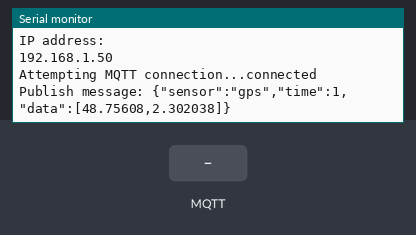
Simulated run of this program. Board: ESP32. Parts: the last lines printed to the serial monitor. The test bench sets the inputs (shaded band). WiFi joins after 1.5 s; servers stay silent unless stated; random numbers use the default seed unless the program sets one; no MQTT or app messages arrive unless stated.

Above: at 2.7 s.
2.8 s: MQTT message "1" arrives on the first subscribed topic
At 3.4 s:
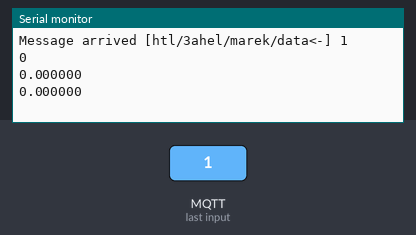
4.3 s: MQTT message "on" arrives on the first subscribed topic
At 5.5 s:
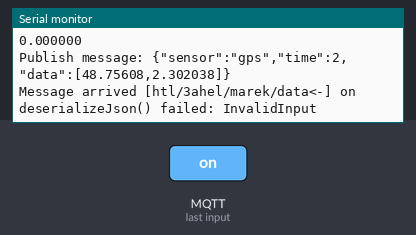
5.8 s: MQTT message "off" arrives on the first subscribed topic
At 5.96 s:
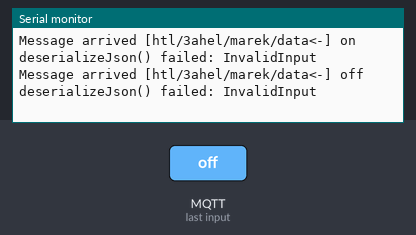
Timing chart, 0 to 8.8 s (numbered marks = the images above; inputs shaded):
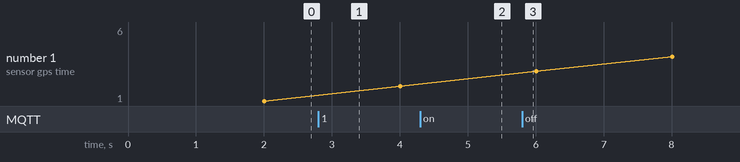

The program:

main.cpp
```cpp
#include <Arduino.h>
#include <credentials.h> //WiFi username and passwords saved
#include <WiFi.h>
#include <PubSubClient.h>

#include <ArduinoJson.h>

// Update these with values suitable for your network.
const char *mqtt_username = "htl-IoT";
const char *mqtt_password = "iot..2015";
const char *mqtt_server = "iotmqtt.htl-klu.at";

#define DATA_TOPIC_RX "htl/3ahel/marek/data<-"
#define DATA_TOPIC_TX "htl/3ahel/marek/data->"

WiFiClient espClient;
PubSubClient client(espClient);
unsigned long lastMsgMillis = 0;
char msg[200];
int count = 0;

DynamicJsonDocument doc_tx(200);
StaticJsonDocument<200> doc_rx;
// ##########################################################################################################################################
// METHODES
void setup_wifi()
{
  // We start by connecting to a WiFi network
  Serial.println();
  Serial.print("Connecting to ");
  Serial.println(ssid);

  WiFi.mode(WIFI_STA);
  WiFi.begin(ssid, password);

  while (WiFi.status() != WL_CONNECTED)
  {
    delay(500);
    Serial.print(".");
  }

  randomSeed(micros());

  Serial.println("");
  Serial.println("WiFi connected");
  Serial.println("IP address: ");
  Serial.println(WiFi.localIP());
}

void callback(char *topic, byte *payload, unsigned int length)
{
  Serial.print("Message arrived [");
  Serial.print(topic);
  Serial.print("] ");

  String inDataString = "";
  for (int i = 0; i < length; i++)
  {
    inDataString += (char)payload[i];
  }
  Serial.println(inDataString);

  // Deserialize the JSON document
  DeserializationError error = deserializeJson(doc_rx, inDataString);

  // Test if parsing succeeds.
  if (error)
  {
    Serial.print(F("deserializeJson() failed: "));
    Serial.println(error.f_str());
    return;
  }

  const char *sensor = doc_rx["sensor"];
  long time = doc_rx["time"];
  double latitude = doc_rx["data"][0];
  double longitude = doc_rx["data"][1];

  // Print values.
  Serial.println(sensor);
  Serial.println(time);
  Serial.println(latitude, 6);
  Serial.println(longitude, 6);
  Serial.println();
}

void reconnect()
{
  // Loop until we're reconnected
  while (!client.connected())
  {
    Serial.print("Attempting MQTT connection...");
    // Create a random client ID
    String clientId = "ESP32Client-";
    clientId += String(random(0xffff), HEX);
    // Attempt to connect
    if (client.connect(clientId.c_str(), mqtt_username, mqtt_password))
    {
      Serial.println("connected");
      // ... and resubscribe
      client.subscribe(DATA_TOPIC_RX);
    }
    else
    {
      Serial.print("failed, rc=");
      Serial.print(client.state());
      Serial.println(" try again in 5 seconds");
      // Wait 5 seconds before retrying
      delay(5000);
    }
  }
}

// #########################################################################################################################################
// SETUP
void setup()
{
  // Add values in the document
  doc_tx["sensor"] = "gps";
  doc_tx["time"] = 1351824120;

  // Add an array.
  JsonArray data = doc_tx.createNestedArray("data");
  data.add(48.756080);
  data.add(2.302038);

  Serial.begin(115200);
  setup_wifi();
  client.setServer(mqtt_server, 1883);
  client.setCallback(callback);
}
// #########################################################################################################################################
// LOOP
void loop()
{
  if (!client.connected())
  {
    reconnect();
  }
  client.loop();

  if (millis() - lastMsgMillis > 2000)
  {
    ++count;
    doc_tx["time"] = count;

    serializeJson(doc_tx, msg);

    Serial.print("Publish message: ");
    Serial.println(msg);
    client.publish(DATA_TOPIC_TX, msg);

    lastMsgMillis = millis();
  }
}
```

Measured:
- after the input at 2.8 s, the serial monitor: prints a new line at once (image 1)
- after the input at 4.3 s, the serial monitor: prints a new line at once (image 2)
- after the input at 5.8 s, the serial monitor: prints a new line at once (image 3)
